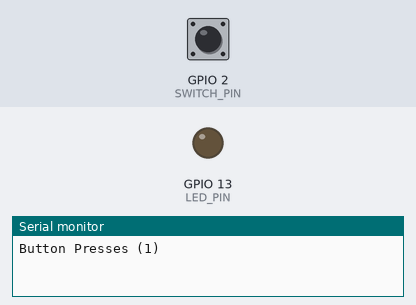
This program was run on a simulated ESP32. On the bench: output pins drawn as LEDs (lit = HIGH), the last lines printed to the serial monitor. The inputs (shaded band) are chosen by the test bench; at power-on: GPIO 2 (SWITCH_PIN) HIGH.

Above: at 1.2 s.
1.3 s: GPIO 2 (SWITCH_PIN) pulsed LOW 2 times (0.12 s each, 0.3 s apart)
At 2.1 s:
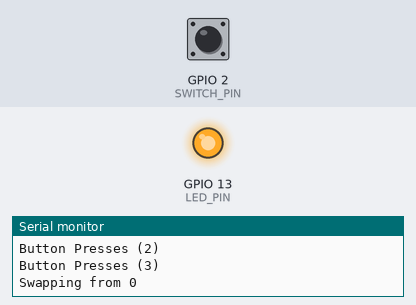
Timing chart, 0 to 4.3 s (numbered marks = the images above; inputs shaded):
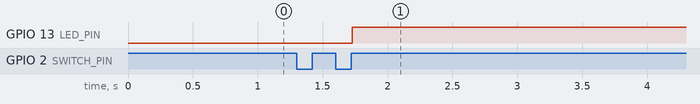

Measured:
- after the input at 1.3 s, GPIO 13 (LED_PIN): LOW → HIGH after 0.43 s

The program:

main.cpp
```cpp
#include <Arduino.h>
#include "Button.h"

ButtonState btnCurrent;
int btnPresses = 0;
const int LED_PIN = 13;
const int SWITCH_PIN = 2;
Button* button = NULL;

void setup()
{

    Serial.begin(115200);
    pinMode(LED_PIN, OUTPUT);
    button = new Button(SWITCH_PIN);
}

void ledSwap()
{
    Serial.print("Swapping from ");
    Serial.println(digitalRead(LED_PIN));
    digitalWrite(LED_PIN, !digitalRead(LED_PIN));
}


void loop()
{

    ButtonState btnRead = button->checkState();
    if (btnRead != btnCurrent)
    {
        btnCurrent = btnRead;
        switch (btnCurrent)
        {
        case ButtonState::ON:
            btnPresses++;
            Serial.print("Button Presses (");
            Serial.print(btnPresses);
            Serial.println(")");
            break;
        case ButtonState::OFF:
            break;
        }
    }
    if (btnPresses == 3)
    {
        btnPresses = 0;
        ledSwap();
    }
}
```
